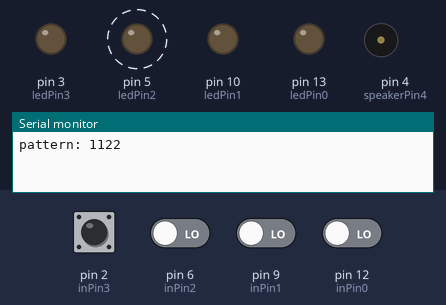
This sketch was run on a simulated Arduino Uno, built with avr-gcc and run on an emulated ATmega328P. On the bench: output pins drawn as LEDs (lit = HIGH), buzzer (waves = sounding), the last lines printed to the serial monitor. Dashed ring = blinking. The test bench sets the inputs (shaded band); at power-on: pin 2 (inPin3), pin 6 (inPin2), pin 9 (inPin1), pin 12 (inPin0) LOW. Random numbers use the default seed unless the sketch sets one.

Above: at 6.1 s.
6.2 s: pin 2 (inPin3) driven HIGH
At 7.4 s:
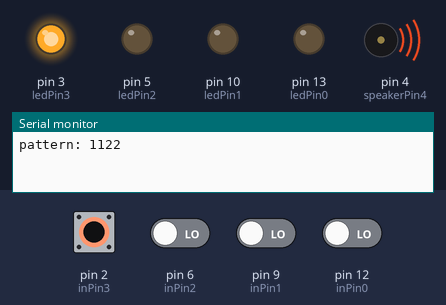
7.7 s: pin 2 (inPin3) driven LOW
At 8.5 s:
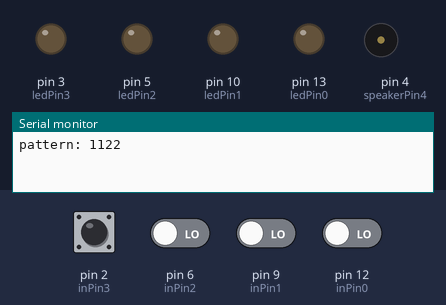
9.2 s: pin 12 (inPin0) driven HIGH
At 9.7 s:
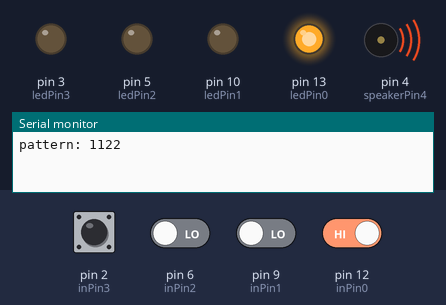
10.7 s: pin 12 (inPin0) driven LOW
At 11.9 s:
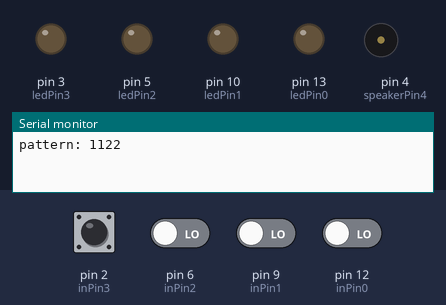
12.2 s: pin 2 (inPin3) pulsed HIGH 2 times (0.12 s each, 0.3 s apart)
At 13.0 s:
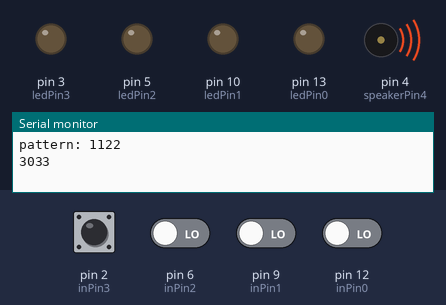
Timing chart, 0 to 16.8 s (numbered marks = the images above; inputs shaded):
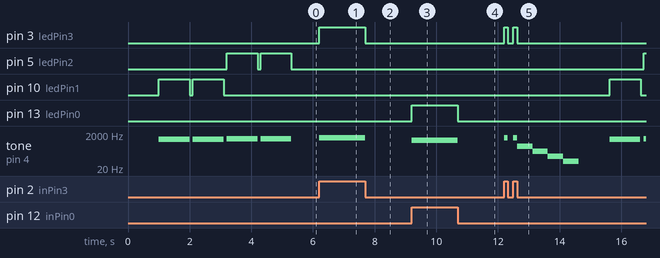

Measured:
- after the input at 6.2 s, pin 3 (ledPin3): LOW → HIGH at once; tone on pin 4 (speakerPin4): silent → 1175 Hz at once
- after the input at 7.7 s, pin 3 (ledPin3): HIGH → LOW at once; tone on pin 4 (speakerPin4): 1175 Hz → silent at once
- after the input at 9.2 s, pin 13 (ledPin0): LOW → HIGH at once; tone on pin 4 (speakerPin4): silent → 880 Hz at once
- after the input at 10.7 s, pin 13 (ledPin0): HIGH → LOW at once; tone on pin 4 (speakerPin4): 880 Hz → silent at once
- after the input at 12.2 s, pin 3 (ledPin3): alternates HIGH for 0.12 s and LOW for 0.18 s, 4 changes in all, then stays LOW, starting at once; pin 5 (ledPin2): LOW → HIGH after 4.5 s
- by itself, pin 10 (ledPin1): alternates HIGH for 1.0 s and LOW for 0.10 s, 4 changes in all, then stays LOW
- by itself, tone on pin 4 (speakerPin4): plays 988 Hz for 1.0 s, 988 Hz for 1.0 s, 1047 Hz for 1.0 s, 1047 Hz for 1.0 s

The sketch:

source.ino
```cpp
#include <Arduino.h>

// button noises
#define NOTE0 880   // NOTE_A5
#define NOTE1 988   // NOTE_B5
#define NOTE2 1047  // NOTE_C6
#define NOTE3 1175  // NOTE_D6

// note used for victory noise
#define NOTE_AS6 932

// configure pairs of input pins (for a pushbutton) and corresponding LED pins
int inPin0 = 12;
int ledPin0 = 13;

int inPin1 = 9;
int ledPin1 = 10;

int inPin2 = 6;
int ledPin2 = 5;

int inPin3 = 2;
int ledPin3 = 3;

int speakerPin4 = 4; // choose the pin for the speaker

// set variables for reading the status of each pin
int val0 = 0;
int val1 = 0;
int val2 = 0;
int val3 = 0;

void setup() {
  Serial.begin(9600);
  // declare the LED pins as output adn the pushbutton pins as input
  pinMode(ledPin0, OUTPUT);
  pinMode(inPin0, INPUT);

  pinMode(ledPin1, OUTPUT);
  pinMode(inPin1, INPUT);

  pinMode(ledPin2, OUTPUT);
  pinMode(inPin2, INPUT);

  pinMode(ledPin3, OUTPUT);
  pinMode(inPin3, INPUT);

  pinMode(speakerPin4, OUTPUT);  // declare speaker as output
}

void loop(){
  /*
   * Main loop of program. If reset ever becomes true or the pattern
   * is ever incorrect, it will break the while loop, thus repeating
   * function (starting over from the beginning.)
   * Function works by playing a pattern (and saving that pattern as
   * a string), then saves user input, then compares if the user input
   * was the correct pattern, and then progresses them to the next level
   * or starts them over from the beginning.
   */
  bool reset = 0;
  bool patternCorrect = 1;
  int level = 1;
  while (reset == 0 && patternCorrect == 1){
    // clear previous pattern and input
    String correctPattern = "";
    String userPattern = "";

    // play new pattern and gather input
    correctPattern = playPattern(level);
    userPattern = readInput(level);

    // verify input and proceed to next level
    level = checkInput(correctPattern, userPattern, level);
    if (!level)
      patternCorrect = 0;
  }
}

String readInput(int level){
  /*
   * Gathers user input and returns it. While gathering user input, it will
   * turn on the LED corresponding to the button they press, as well play
   * the sound that corresponds with that LED.
   */
  String userPattern;
  // while userPattern < length of pattern
  while (userPattern.length() < (3 + level)){
    int currentLen = userPattern.length();

    // read input button values
    val0 = digitalRead(inPin0);
    val1 = digitalRead(inPin1);
    val2 = digitalRead(inPin2);
    val3 = digitalRead(inPin3);

    while (val0 == HIGH || val1 == HIGH || val2 == HIGH || val3 == HIGH){
      // TODO: refactor
      // LED/button 0
      if (val0 == HIGH) {         // check if the input is HIGH (button released)
        digitalWrite(ledPin0, HIGH);  // turn LED ON
        userPattern.concat("0");
        while (val0 == HIGH){
          tone(4,NOTE0);              // play sound
          val0 = digitalRead(inPin0); // read input value
        }
        noTone(4);
        digitalWrite(ledPin0, LOW);   // turn LED OFF
      }

      // LED/button 1
      if (val1 == HIGH) {         // check if the input is HIGH (button released)
        digitalWrite(ledPin1, HIGH);  // turn LED ON
        userPattern.concat("1");
        while (val1 == HIGH){
          tone(4,NOTE1);              // play sound
          val1 = digitalRead(inPin1); // read input value
        }
        noTone(4);
        digitalWrite(ledPin1, LOW);  // turn LED OFF
      }

      // LED/button 2
      if (val2 == HIGH) {         // check if the input is HIGH (button released)
        digitalWrite(ledPin2, HIGH);  // turn LED ON
        userPattern.concat("2");
        while (val2 == HIGH){
          tone(4,NOTE2);              // play sound
          val2 = digitalRead(inPin2); // read input value
        }
        noTone(4);
        digitalWrite(ledPin2, LOW);   // turn LED OFF
      }

      // LED/button 3
      if (val3 == HIGH) {         // check if the input is HIGH (button released)
        digitalWrite(ledPin3, HIGH);  // turn LED ON
        userPattern.concat("3");
        while (val3 == HIGH){
          tone(4,NOTE3);              // play sound
          val3 = digitalRead(inPin3); // read input value
        }
        noTone(4);
        digitalWrite(ledPin3, LOW);   // turn LED OFF
      }
    }
  }
  Serial.println(userPattern);
  return userPattern;
}

String playPattern(int level){
  /*
   * Generate pattern (by creating string) for the machine to play (will light
   * up those LEDs as well as play the sounds associated with each LED).
   * Almorithicly determines the length of the pattern, as well as how much time
   * is in-between each note. While the length is algmorithically determined,
   * the order the notes play each level is randomly generated.
   */
  delay(1000);

  int len = 3 + level;
  int pace = 500;        // time between each note being played
  int duration = 1000;
  String pattern = "";
  int randNumber = 0;
  int startTime = 0;
  int timeElapsed = 0;

  // generate pattern
  for (int i = 0; i < len; i++){
    randNumber = random(0,3);
    pattern.concat(String(randNumber));
  }

  Serial.println("pattern: " + pattern);

  // play pattern
  for (int i = 0; i < len; i++){
    // TODO: refactor
    if (pattern.charAt(i) == '0'){
      tone(4,NOTE0,duration);         // play sound
      startTime = millis();
      timeElapsed = millis();

      while (timeElapsed - startTime < 1000){
        digitalWrite(ledPin0, HIGH);  // turn LED ON
        timeElapsed = millis();
      }
      digitalWrite(ledPin0, LOW);     // turn LED OFF
    }
    if (pattern.charAt(i) == '1'){
      tone(4,NOTE1,duration);         // play sound
      startTime = millis();
      timeElapsed = millis();
      while (timeElapsed - startTime < 1000){
        digitalWrite(ledPin1, HIGH);  // turn LED ON
        timeElapsed = millis();
      }
      digitalWrite(ledPin1, LOW);     // turn LED OFF
    }
    if (pattern.charAt(i) == '2'){
      tone(4,NOTE2,duration);         // play sound
      startTime = millis();
      timeElapsed = millis();
      while (timeElapsed - startTime < 1000){
        digitalWrite(ledPin2, HIGH);  // turn LED ON
        timeElapsed = millis();
      }
      digitalWrite(ledPin2, LOW);     // turn LED OFF
    }
    if (pattern.charAt(i) == '3'){
      tone(4,NOTE3,duration);         // play sound
      startTime = millis();
      timeElapsed = millis();
      while (timeElapsed - startTime < 1000){
        digitalWrite(ledPin3, HIGH);  // turn LED ON
        timeElapsed = millis();
      }
      digitalWrite(ledPin3, LOW);     // turn LED OFF
    }
    delay(100);
  }
  return pattern;
}

int checkInput(String correctPattern, String userPattern, int level){
  /*
   * Function makes sure the buttons the user touched were in the correct order.
   * If they were, it moves them on to the next level, if not, it sends them to
   * level 0 (which quits the game.)
   */
  if (correctPattern == userPattern){
    Serial.println("it's correct!");
    // output short happy sound/tune since the player entered it correctly
    // A, B flat, B, C
    delay(500);
    tone(4,NOTE0,500);
    delay(125);
    tone(4,NOTE_AS6,500);
    delay(125);
    tone(4,NOTE1,500);
    delay(125);
    tone(4,NOTE2,500);
    delay(500);

    level += 1;
    return level;
  }
  // sad sound/tune
  tone(4,392,500);
  delay(500);
  tone(4,196,500);
  delay(500);
  tone(4,98,500);
  delay(500);
  tone(4,49,500);
  delay(500);

  return 0;
}
```
